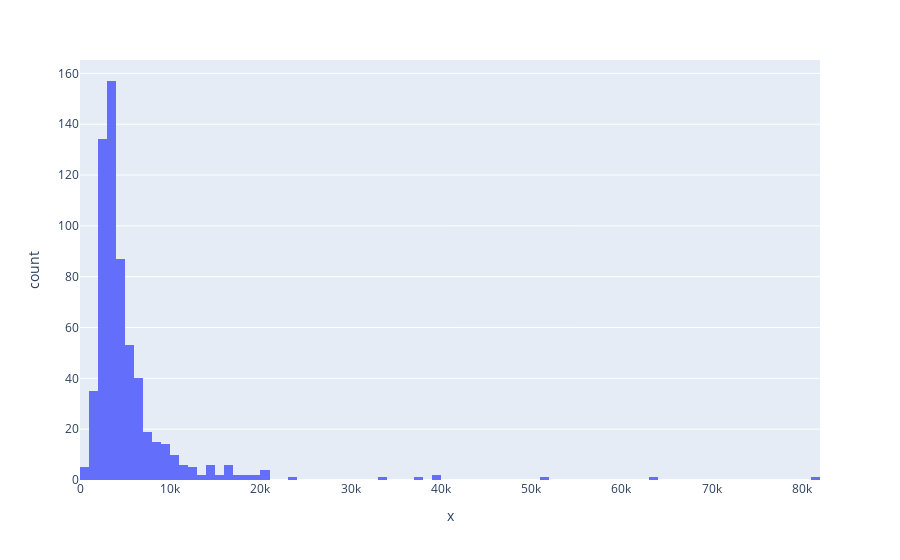

This figure's notebook cell:
### Code cell
px.histogram(x=df.ApplicantIncome)

### Figure 1 — Plotly figure (JSON) as saved in the notebook; plotly's stock layout.template omitted (floating-point values rounded to 4 significant figures; data arrays with more than 128 entries replaced by an {"elided": "..."} marker saying what was removed)
{"data": [{"alignmentgroup": "True", "bingroup": "x", "hovertemplate": "x=%{x}<br>count=%{y}<extra></extra>", "legendgroup": "", "marker": {"color": "#636efa", "pattern": {"shape": ""}}, "name": "", "offsetgroup": "", "orientation": "v", "showlegend": false, "type": "histogram", "x": {"elided": "614 int values"}, "xaxis": "x", "yaxis": "y"}], "layout": {"barmode": "relative", "legend": {"tracegroupgap": 0}, "margin": {"t": 60}, "xaxis": {"anchor": "y", "domain": [0, 1], "title": {"text": "x"}}, "yaxis": {"anchor": "x", "domain": [0, 1], "title": {"text": "count"}}}}
